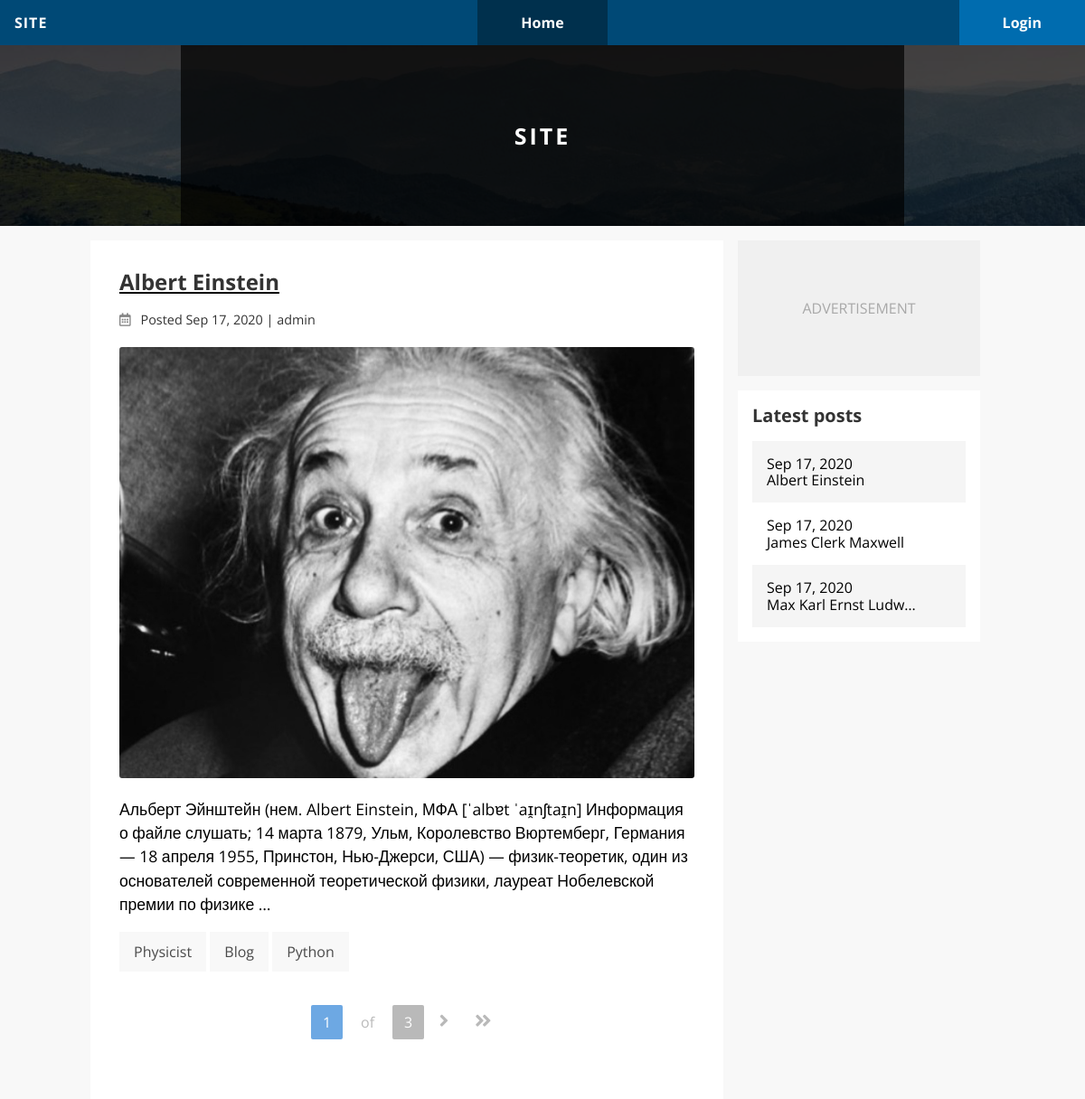
The app's page /, older data.
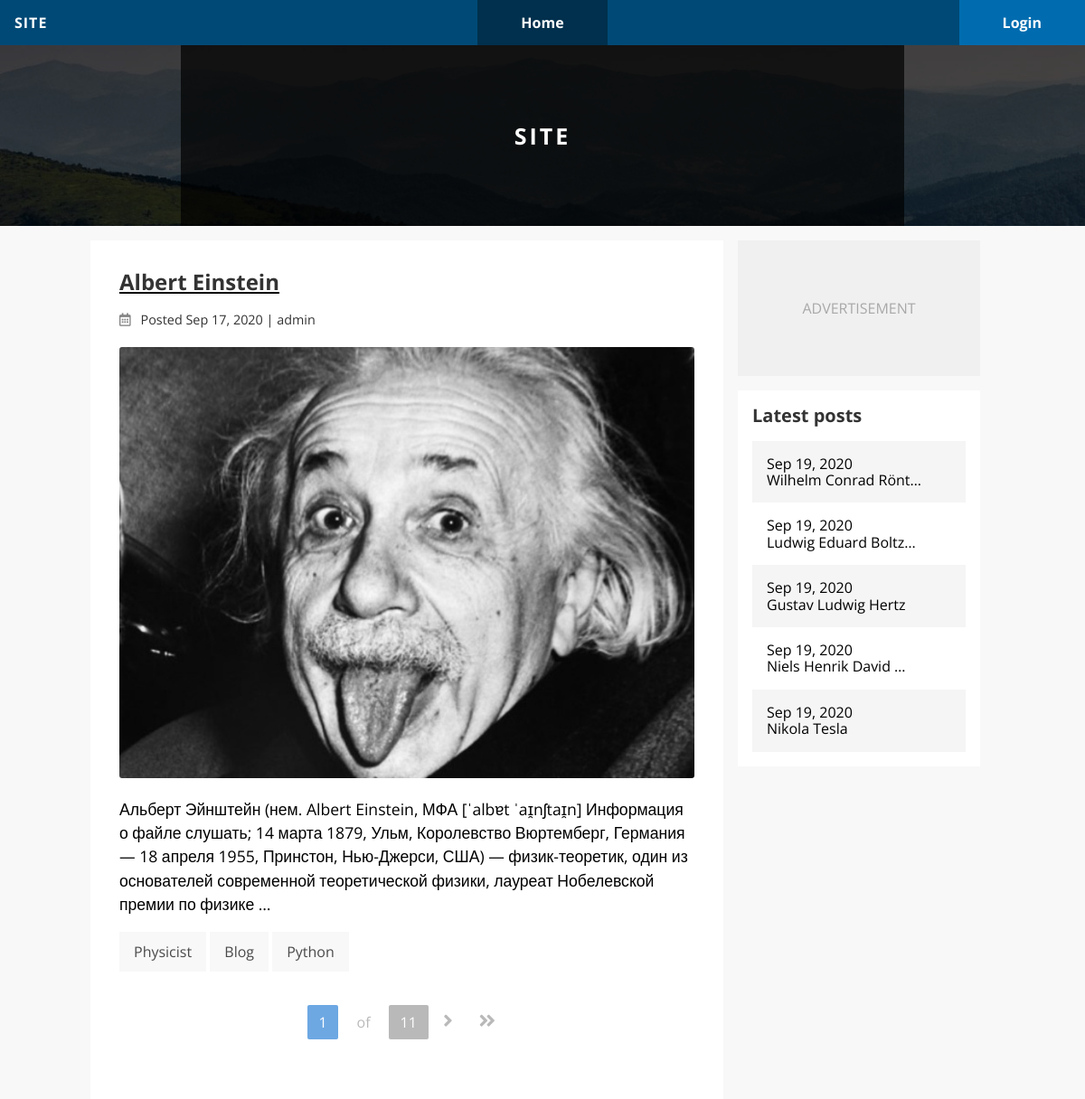
The same page, newer data.
### blog/models.py (models this page shows, shortened)
class Post(models.Model):
    title = models.CharField(default='', max_length=255)
    body = models.TextField(default='', blank=True)
    slug = models.SlugField(default='', blank=True, max_length=255)
    date = models.DateTimeField(auto_now_add=True, null=True)
    update = models.DateTimeField(auto_now=True, null=True)
    author = models.ForeignKey(User, null=True, blank=True, on_delete=models.CASCADE)
    tags = TaggableManager()
    image = models.ImageField(default='', blank=True, upload_to='images')
    image_thumbnail = ImageSpecField(source='image', processors=[ResizeToFill(700, 150)],
                                     format='JPEG', options={'quality': 60})
    def __str__(self):
        return self.title
    def get_absolute_url(self):
        return reverse('blog:detail', kwargs={'slug': self.slug})

### blog/views.py (the view)
# urls.py: 2. Add a URL to urlpatterns:  path('', views.home, name='home')
def home(request, tag=None):
    tag_obj = None
    if not tag:
        posts = Post.objects.all()
    else:
        tag_obj = get_object_or_404(Tag, slug=tag)
        posts = Post.objects.filter(tags__in=[tag_obj])
    paginator = Paginator(posts, 1)
    page = request.GET.get('page')
    posts = paginator.get_page(page)
    return render(request, 'home.html',
                  {'section': 'home',
                   'posts': posts,
                   'tag': tag_obj
                   })

### blog/context_processors.py (called while the page is built)
def latest_posts(request):
    posts = Post.objects.filter().order_by('-date')[:5]
    return {'latest_posts': posts}

### templates/home.html (shortened to what this page needs)
{% extends "base.html" %}
{% block content %}
    {% for post in posts %}
        {% include 'blog/_post.html' with post=post %}
    {% endfor %}
    {% include '_pagination.html' with items=posts %}
{% endblock %}

### templates/blog/_post.html (shortened to what this page needs)
<div class="post">
    {% if section == 'blog_detail' %}
        <h1 class="post-title">{{ post }}</h1>
    {% else %}
        <a href="{{ post.get_absolute_url }}"><h2 class="post-title">{{ post }}</h2></a>
    {% endif %}
    <div class="post-meta">
        <i class="post-date-icon far fa-calendar-alt post-date-icon"></i>
        <span class="post-date-value">Posted {{ post.date|date:"M j, Y" }}</span> |
        <span class="post-author"> {{ post.author }}</span>
    </div>
    {% if post.image %}
        <img class="post-image" src="{{ post.image_thumbnail.url }}">
    {% endif %}
    <div class="post-body">
        {% if section == 'blog_detail' %}
            {{ post.body|linebreaks }}
        {% else %}
            {{ post.body|truncatechars:300|linebreaks }}
        {% endif %}
    </div>
    <div class="post-tags">
        {% for tag in post.tags.all %}
            <a class="post-tags-tag" href="{% url 'blog:posts_by_tag' tag.slug %}" >{{ tag }}</a>
        {% endfor %}
    </div>
</div>

### templates/blog/_post_list.html
<div class="post-list">
    <h2 class="post-list-heading">{{ heading }}</h2>
    {% for post in latest_posts %}
    <a href="{{ post.get_absolute_url }}"
       class="post-list-link {% cycle 'odd' 'even' %}">
        <div class="post-listl-data">{{ post.date|date:"M j, Y" }}</div>
        <div class="post-list-title">{{ post.title|truncatechars:20 }}</div>
    </a>
    {% endfor %}
</div>

Row changes from the older to the newer data that the page shows:
no longer on one of the page's lists (row unchanged): Post: date "Sep 17, 2020", title "Albert Einstein"
no longer on this page (row edited): Post: date "Sep 17, 2020", title "James Clerk Maxwell", shown under "Latest posts"
no longer on this page (row edited): Post: date "Sep 17, 2020", title "Max Karl Ernst Ludw…", shown under "Latest posts"
added Post: date "Sep 19, 2020", title "Wilhelm Conrad Rönt…", shown under "Latest posts"
added Post: date "Sep 19, 2020", title "Ludwig Eduard Boltz…", shown under "Latest posts"
added Post: date "Sep 19, 2020", title "Gustav Ludwig Hertz", shown under "Latest posts"
added Post: date "Sep 19, 2020", title "Niels Henrik David …", shown under "Latest posts"
added Post: date "Sep 19, 2020", title "Nikola Tesla", shown under "Latest posts"
Text that changed along with them:
{{ posts.paginator.num_pages }}: "3" → "11"
